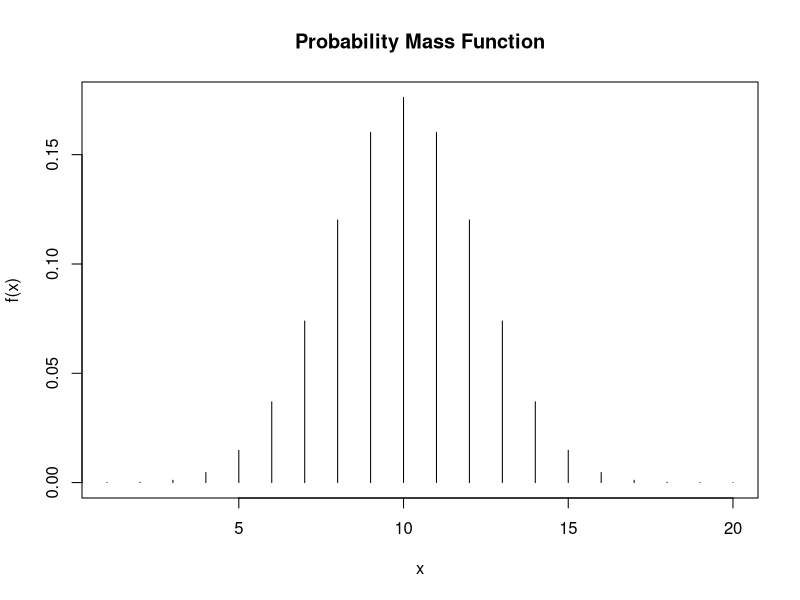
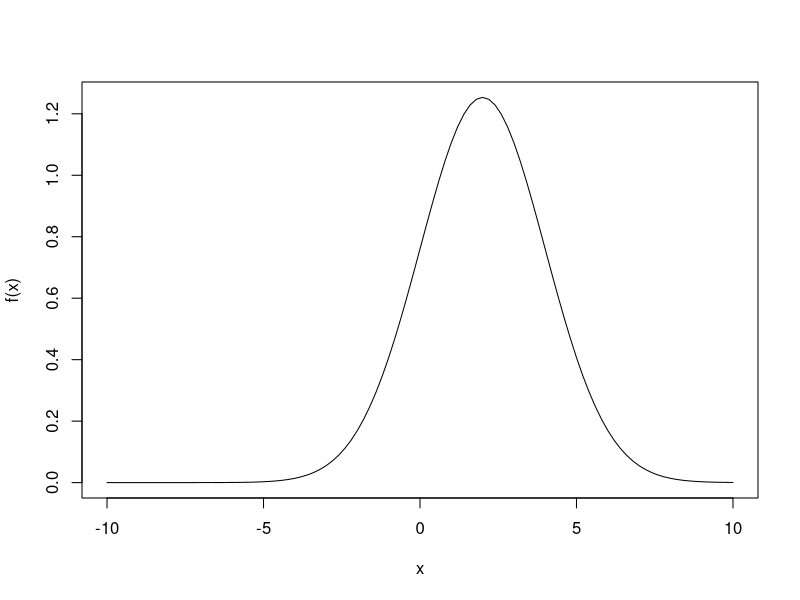
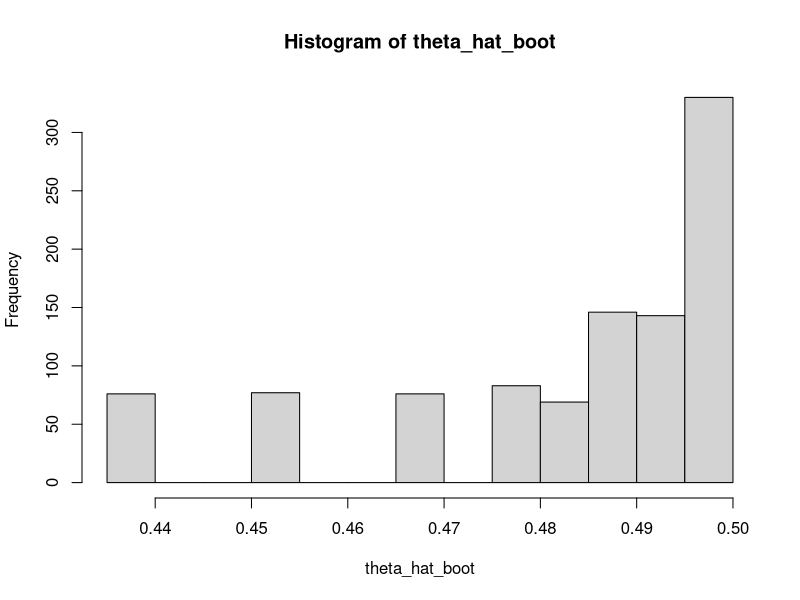

The R script that drew these images, in order:
## ---- chunk 1
x = 20
n = 20
p = 0.5

fx = array(0, dim=x) # array of size 20 to store the values of f(x)
X = array(0, dim=x) # array of size 20 to store the values of corresponding x

for (i in 0:x)
{
  f = (factorial(n)/(factorial(i)*factorial(n-i)))*(p^i)*((1-p)^(n-i)) # f(x) by definition
  X[i] = i # appending the values of x in 'X'
  fx[i] = f # appending the values of f(x) in 'fx'
}

plot(X, fx, xlab = "x", ylab = "f(x)", main = "Probability Mass Function", type='h') # plotting the probability mass function
## ---- chunk 2
x = 20
n = 20
p = 0.5
g = 0 # defined to add values of each f(x)

for (i in 0:x)
{
  f = (factorial(n)/(factorial(i)*factorial(n-i)))*(p^i)*((1-p)^(n-i))
  g = g + f # sum of all f(x)
  #print(f)
}

print (g)
## ---- chunk 3
x = 20
n = 20
p = 0.5

fx = array(0, dim=x) # array of size 20 to store the values of f(x)

for (i in 0:x)
{
  f = (factorial(n)/(factorial(i)*factorial(n-i)))*(p^i)*((1-p)^(n-i)) # f(x) by definition
  fx[i] = f # appending the values of f(x) in 'fx'
}

y = sample(fx, 20, replace = TRUE) # sampling data from f(x) with allowed replacement
print(y)

sample_mean = mean(y) #sample mean
sample_variance = var(y) #sample variance

print(sample_mean)
print(sample_variance)
## ---- chunk 4
f <- function(x) {
  (1/2*sqrt(2*pi)) * exp(-0.125 * (x-2)^2)
}

# Plot the function
curve(f, from = -10, to = 10)

# Check condition 1: f(x) is non-negative
all(sapply(seq(-10, 10, by = 0.01), f) >= 0) # should return TRUE

# Check condition 2: the area under the curve is equal to 1
integrate(f, lower = -10, upper = 10)

# Set the seed for reproducibility
set.seed(12)

# Values to sample
x_vals <- seq(-5, 10, 0.015)

# Apple PDF to x_vals
y_vals <- sapply(x_vals, f)

samples <- sample(x_vals, 50, replace = TRUE, prob = y_vals)

# Find the sample mean and standard error
sample_mean <- mean(samples)
sample_se <- sd(samples) / sqrt(length(samples))

# Print the results
print(paste("Sample mean:", sample_mean))
print(paste("Sample standard error:", sample_se))
## ---- chunk 5

observed_freqs=c(342,500,187)
# Calculate the observed value of theta
f_M <- observed_freqs[1]
f_MN <- observed_freqs[2]
f_N <- observed_freqs[3]


p_hat <- (2 * f_M + f_MN) / (2 * (f_M + f_MN + f_N))
q_hat <- (2 * f_N + f_MN) / (2 * (f_M + f_MN + f_N))
theta_hat <- 2 * p_hat * q_hat

# Set the number of bootstrap samples
n_bootstraps <- 1000

# Create an empty vector to store the bootstrap estimates of theta
theta_hat_boot <- numeric(n_bootstraps)

# Run the bootstrap
for (i in 1:n_bootstraps) {
  # Sample with replacement from the observed frequencies
  boot_sample <- sample(observed_freqs, size = length(observed_freqs), replace = TRUE)
  
  # Calculate the estimated value of theta in the bootstrap sample
  f_M_boot <- boot_sample[1]
  f_MN_boot <- boot_sample[2]
  f_N_boot <- boot_sample[3]
  p_hat_boot <- (2 * f_M_boot + f_MN_boot) / (2 * (f_M_boot + f_MN_boot + f_N_boot))
  q_hat_boot <- (2 * f_N_boot + f_MN_boot) / (2 * (f_M_boot + f_MN_boot + f_N_boot))
  theta_hat_boot[i] <- 2 * p_hat_boot * q_hat_boot
}

# Calculate the standard error of the bootstrap estimates of theta
se_theta_hat_boot <- sd(theta_hat_boot)

# Print the estimated value of theta and the standard error
cat("Estimated value of theta:", theta_hat, "\n")
cat("Standard error of theta:", se_theta_hat_boot, "\n")
CI <- quantile(theta_hat_boot, c(0.05, 0.95))
print(CI)
hist(theta_hat_boot)
## ---- chunk 6
n_bootstraps <- 500

# Create an empty vector to store the bootstrap estimates of theta
theta_hat_boot <- numeric(n_bootstraps)

# Run the bootstrap
for (i in 1:n_bootstraps) {
  # Sample with replacement from the observed frequencies
  boot_sample <- sample(observed_freqs, size = length(observed_freqs), replace = TRUE)
  
  # Calculate the estimated frequencies of each blood type in the bootstrap sample
  f_M_boot <- boot_sample[1]
  f_MN_boot <- boot_sample[2]
  f_N_boot <- boot_sample[3]
  
  # Calculate the estimated allele frequencies in the bootstrap sample
  p_hat_boot <- (2 * f_M_boot + f_MN_boot) / (2 * (f_M_boot + f_MN_boot + f_N_boot))
  q_hat_boot <- (2 * f_N_boot + f_MN_boot) / (2 * (f_M_boot + f_MN_boot + f_N_boot))
  
  # Calculate the estimated theta in the bootstrap sample
  theta_hat_boot[i] <- 2 * p_hat_boot * q_hat_boot
}

# Calculate the standard error of the bootstrap estimates of theta
se_theta_hat_boot <- sd(theta_hat_boot)

# Calculate the 90% confidence interval for theta
CI <- quantile(theta_hat_boot, c(0.05, 0.95))
print(CI)
#print(c(theta_hat_boot - 1.645 * se_theta_hat_boot, theta_hat_boot + 1.645 * se_theta_hat_boot))
## ---- chunk 7
# Sample frequencies of M, MN, and N blood types
f_M <- 342 / 1029
f_MN <- 500 / 1029
f_N <- 187 / 1029

# Sample size
n <- 1029

# Estimate of theta
theta_hat <- f_MN

# Estimate of p and q
p_hat <- 2 * f_M + f_MN
q_hat <- 2 * f_N + f_MN

# Standard error
SE <- sqrt((p_hat * q_hat) / n)

# 90% confidence interval
CI <- c(theta_hat - 1.645 * SE, theta_hat + 1.645 * SE)

# Print results
cat("Standard Error:", SE, "\n")
cat("90% Confidence Interval:", CI, "\n")
